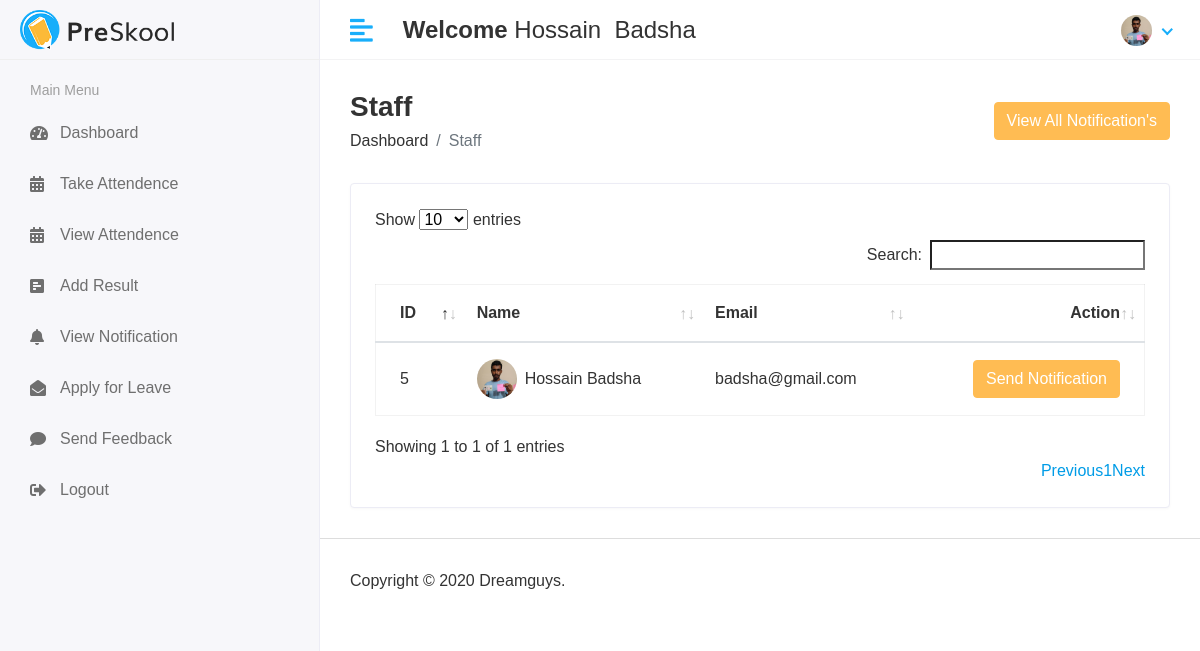
/hod/send_staff_notification/ (signed in), run on an earlier commit of the app's database.
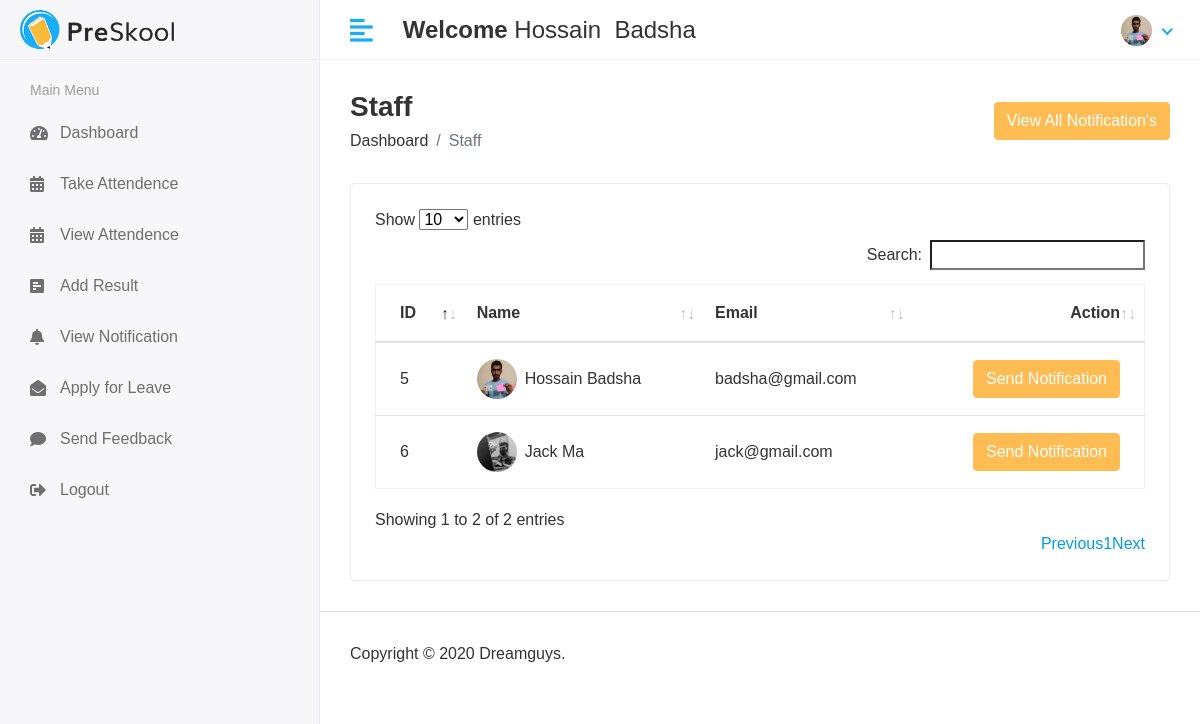
And on a later commit of the database.
### sms_app/models.py (models this page shows, shortened)
class Staff(models.Model):
    user = models.OneToOneField(CustomUser,on_delete = models.CASCADE)
    address = models.TextField()
    gender = models.CharField(max_length=50)
    created_at = models.DateTimeField(auto_now_add=True)
    updated_at = models.DateTimeField(auto_now=True)

class CustomUser(AbstractUser):
    user_type = (
        (1,'HOD'),
        (2,'STAFF'),
        (3,'STUDENT'),
    )
    user_type = models.CharField(max_length=50,choices=user_type,default=1)
    profile_pic = models.ImageField(upload_to='media/profile_pic',null=True,blank=True)

### management_system/hod_views.py (the view, shortened to what this page needs)
# urls.py: path('hod/send_staff_notification/',hod_views.send_staff_notification,name='send_staff_notification'),
@login_required(login_url='/')
def send_staff_notification(request):
    staff = Staff.objects.all()
    notification = Notification.objects.all().order_by('-id')[:5]
    context = {'staff_list':staff,'notifications':notification}
    return render(request, 'hod/notification.html',context)

### sms_app/models.py (called while the page is built)
    def __str__(self):
        return self.staff.user.username

### templates/hod/notification.html (shortened to what this page needs)
{% extends 'base.html' %}
{% block content %}
<div class="content container-fluid">
   <div class="page-header">
      <div class="row align-items-center">
         <div class="col">
            <h3 class="page-title">Staff</h3>
            <ul class="breadcrumb">
               <li class="breadcrumb-item"><a href="index.html">Dashboard</a></li>
               <li class="breadcrumb-item active">Staff</li>
            </ul>
         </div>
         <div class="col-auto text-right float-right ml-auto">
            <button type="button" class="btn btn-primary" data-toggle="modal" data-target="#exampleModalCenter">
               View All Notification's
            </button>
         </div>
      </div>
   </div>
   <div class="row">
      <div class="col-sm-12">
         <div class="card card-table">
            <div class="card-body">
               <div class="table-responsive">
                  <table id="table_id" class="table table-hover table-center mb-0 ">
                     <thead>
                        <tr>
                           <th>ID</th>
                           <th>Name</th>
                           <th>Email</th>
                           <th class="text-right">Action</th>
                        </tr>
                     </thead>
                     <tbody>
                        {% for staff in staff_list %}
                        <tr>
                           <td>{{staff.id}}</td>
                           <td>
                              <h2 class="table-avatar">
                                 <a href="student-details.html" class="avatar avatar-sm mr-2"><img
                                       class="avatar-img rounded-circle" src="/{{staff.user.profile_pic}}"
                                       alt="User Image"></a>
                                 <a
                                    href="student-details.html">{{staff.user.first_name}}&nbsp;{{staff.user.last_name}}</a>
                              </h2>
                           </td>
                           <td>{{staff.user.email}}</td>
                           <td class="text-right">
                              <button type="button" class="btn btn-primary" data-toggle="modal"
                                 data-target="#exampleModalCenter-{{ forloop.counter }}">
                                 Send Notification
                              </button>
               </div>
               {% endfor %}
            </div>
         </div>
      </div>
   </div>
</div>
</div>
{% endblock %}

What changed in the data, as far as the page shows it:
added Staff: id "6", user.profile_pic (picture), user.first_name "Jack", user.last_name "Ma", user.email "jack@gmail.com"
Also different on the page:
text written by a page script: "Show entries Search: Showing 1 to 1 of 1 entries Previous 1 Next" → "Show entries Search: Showing 1 to 2 of 2 entries Previous 1 Next"
